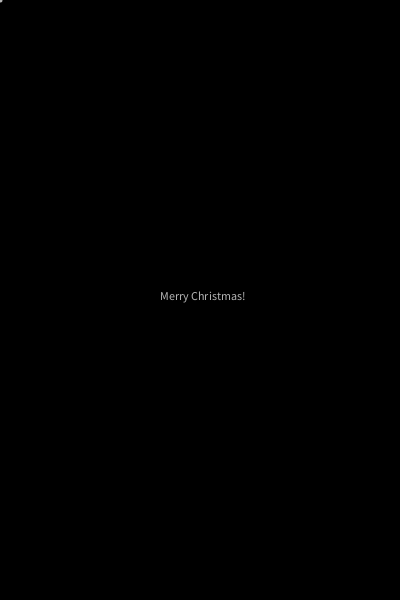
Frame 1 (no input)
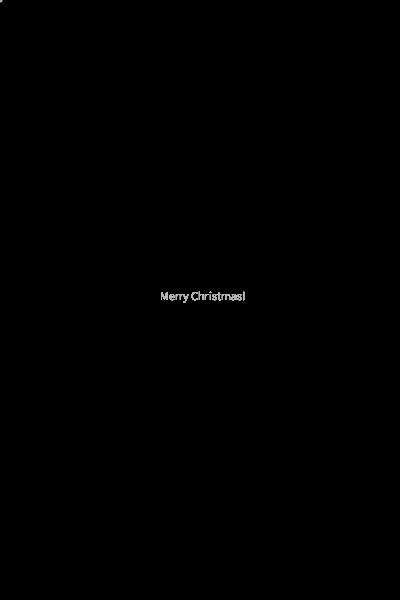
Frame 60 (the mouse pressed at the canvas centre just before this capture)
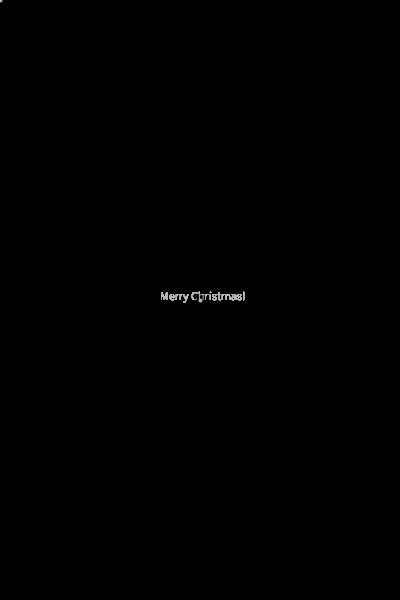
Frame 120 (the mouse held since frame 60 and released just before this capture)

The Processing sketch that drew these frames (run headless with seeded random() and noise(); from frame 60 on, the mouse is pressed at the canvas centre):

// Processing sketch: processing_48889
// ── processing_48889.pde

// Nate The Great

void setup()
{
  size(400,600);
  background(0,0,0);
  smooth();
  frameRate(300);
}
void draw()
{
  smooth();
  strokeWeight(4); 
  fill(180,180,180); 
  ellipse( mouseX,mouseY,8,8);
  text("Merry Christmas!",160,300);
  fill(255,255,255);
}
